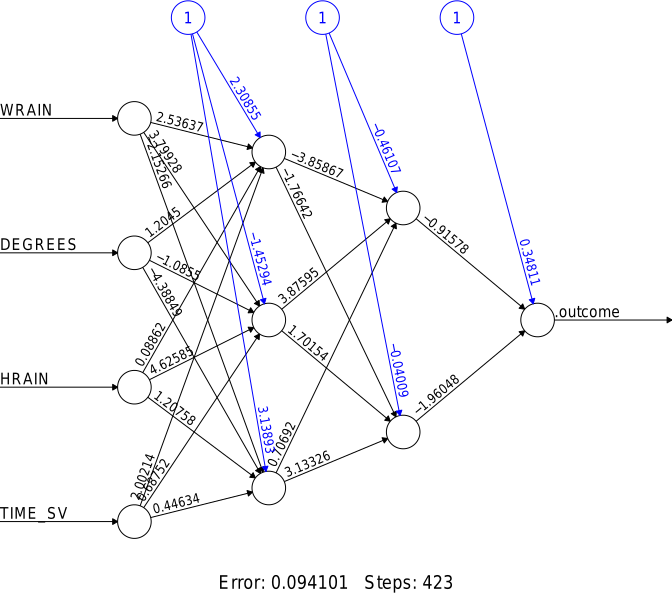

Write the R code that produced this figure.
library(tidyverse)
my_url <- str_c("https://raw.githubusercontent.com/taroyabuki",
                "/fromzero/master/data/wine.csv")
my_data <- read_csv(my_url)

library(caret)
my_model <- train(form = LPRICE2 ~ .,
                  data = my_data,
                  method = "neuralnet",
                  preProcess = c("center", "scale"),
                  tuneGrid = data.frame(layer1 = 3,
                                        layer2 = 2,
                                        layer3 = 0),
                  trControl = trainControl(method = "repeatedcv",
                                           number = 5, repeats = 10))
plot(my_model$finalModel)
file.rename("Rplots.pdf", "08-r-nnet-3-2.pdf")
